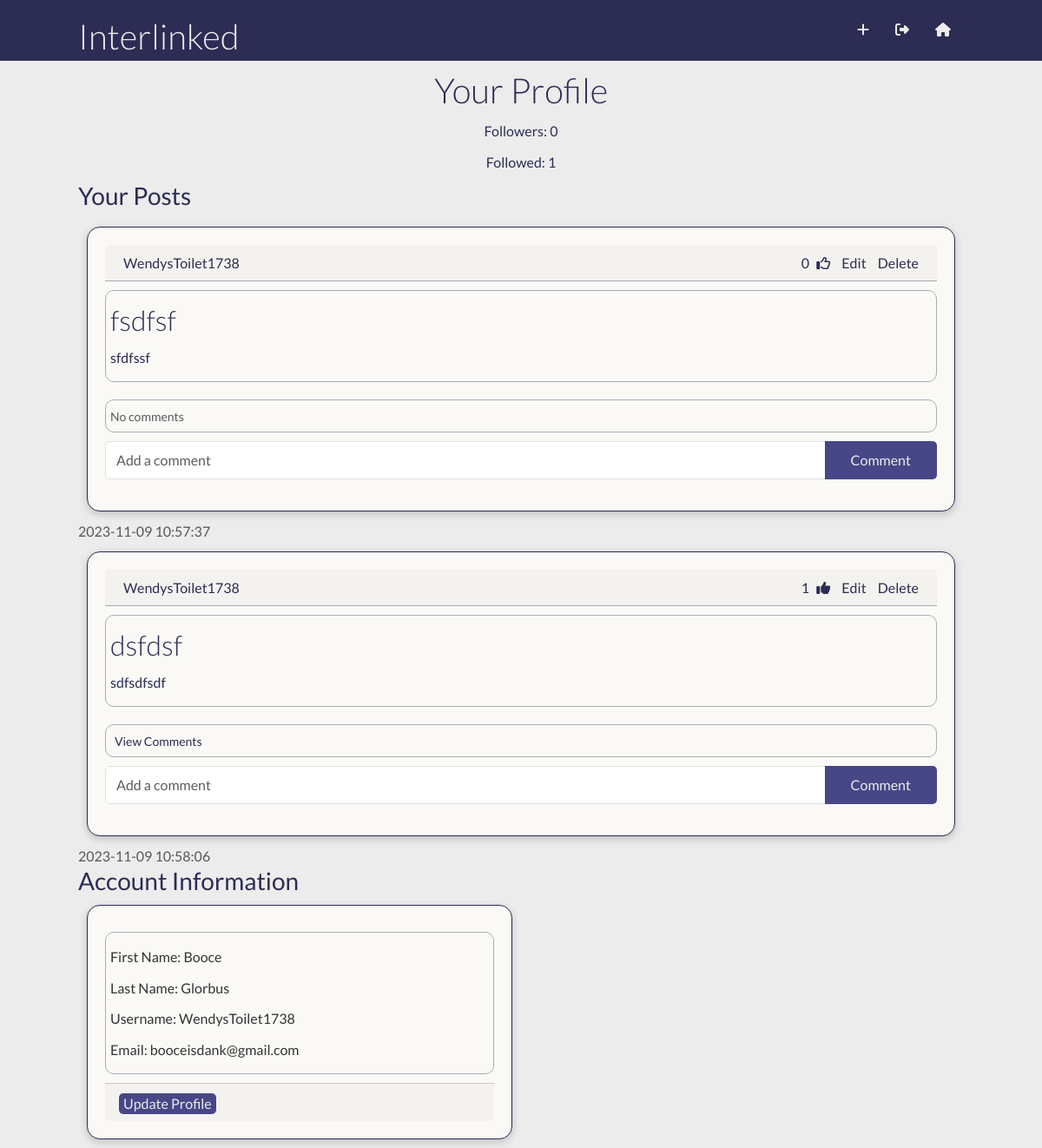
/view-profile/2 (signed in), run on the app's committed database.
### flask_app/models.py (models this page shows, shortened)
class Post(db.Model):
    id = db.Column(db.Integer, primary_key = True)
    title = db.Column(db.String(150), nullable = False)
    text = db.Column(db.Text, nullable = False)
    created_at = db.Column(db.DateTime(timezone = True), default = func.now())
    author = db.Column(db.Integer, db.ForeignKey('user.id', ondelete="CASCADE"), nullable = False)
    comments = db.relationship('Comment', backref = 'post', passive_deletes = True)
    likes = db.relationship('Likes', backref = 'post', passive_deletes = True)

class User(db.Model, UserMixin):
    id = db.Column(db.Integer, primary_key = True)
    first_name = db.Column(db.String(50))
    last_name = db.Column(db.String(50))
    username = db.Column(db.String(150), unique = True)
    email = db.Column(db.String(150), unique = True)
    password = db.Column(db.String(150))
    created_at = db.Column(db.DateTime(timezone = True), default = func.now())
    posts = db.relationship('Post', backref = 'user', passive_deletes = True)
    comments = db.relationship('Comment', backref = 'user', passive_deletes = True)
    likes = db.relationship('Likes', backref = 'user', passive_deletes = True)
    followed = db.relationship(
        'User', secondary=followers,
        primaryjoin=(followers.c.follower_id == id),
        secondaryjoin=(followers.c.followed_id == id),
        backref=db.backref('followers', lazy='dynamic'), lazy='dynamic')

### flask_app/views.py (the view)
@views.route('/view-profile/<int:id>')
@login_required
def view_profile(id):
    user = User.query.filter_by(id=id).first()
    posts  = current_user.posts
    if not user:
        flash('User does not exist', category='error')
    return render_template('view_profile.html', user = current_user, posts = posts)

### flask_app/__init__.py (called while the page is built)
def create_app():
    app = Flask(__name__)
    app.config['SECRET_KEY']= "rootroot"
    app.config['SQLALCHEMY_DATABASE_URI'] = f'sqlite:///{DB_NAME}'
    db.init_app(app)
    from .views import views
    from .auth import auth
    app.register_blueprint(views, url_prefix="/")
    app.register_blueprint(auth, url_prefix="/")
    from .models import User, Post, Comment, Likes, followers
    login_manager = LoginManager()
    login_manager.login_view = "auth.login"
    login_manager.init_app(app)
    @login_manager.user_loader
    def load_user(id):
        return User.query.get(int(id))
    with app.app_context():
        db.create_all()
    return app

### flask_app/templates/view_profile.html (shortened to what this page needs)
<!DOCTYPE html>
<html lang="en">
<head>
    <link href="https://cdn.jsdelivr.net/npm/bootstrap@5.3.2/dist/css/bootstrap.min.css" rel="stylesheet"/>
    <link rel="stylesheet" href="../static/css/utilities.css">
    <link rel="stylesheet" href="https://cdnjs.cloudflare.com/ajax/libs/font-awesome/6.4.2/css/all.min.css">
    <link rel="stylesheet" href="../static/css/style.css">
</head>
<body>
    <div class="navbar">
        <div class="container flex">
            <h1 class="logo">Interlinked</h1>
            <nav>
                <ul>
                    {% if user.is_authenticated %}
                    <li><a href="/process-post"><i class="fa-solid fa-plus"></i></a></li>
                    <li><a href="/logout"><i class="fa-solid fa-right-from-bracket"></i></a></li>
                    <li><a href="/home"><i class="fa-solid fa-house"></i></a></li>
                    {% endif %}
                </ul>
            </nav>
        </div>
    </div>
    <section class="home">
    <h1 align="center">Your Profile</h1>
    <p align="center">Followers: {{user.followers.count()}}</p>
    <p align="center">Followed: {{user.followed.count()}}</p>
    <div class="container flex">
            <div class="posts">
                {% if posts %}
                <h3>Your Posts</h3>
                {% for p in posts %}
                <div class="posts">
                    <div class="card home">
                        <div class="card-header">
                            <a href="/posts/{{p.user.username}}">{{p.user.username}}</a>
                            <div class="post-a">
                                {{p.likes|length}}
                                {% if user.id in p.likes|map(attribute="author")|list %}
                                <a href="/like-post/{{p.id}}"><i class="fa-solid fa-thumbs-up"></i>
                                    {% else %}
                                    <a href="/like-post/{{p.id}}"><i class="fa-regular fa-thumbs-up"></i></a>
                                    {% endif %}
                                    {% if user.id == p.author %}
                                    <a href="/update-post/{{p.id}}">Edit</a>
                                    <a href="/delete-post/{{p.id}}">Delete</a>
                                    {% endif %}
                                </div>
                            </div>
                            <div class="card-body">
                                <div class="card-text">
                                    <h2>{{p.title}}</h2>
                                    <p>{{p.text}}</p>
                                </div>
                            </div>
                        <p class="card-text">
                            {% if p.comments|length > 0 %}
                        <a data-bs-toggle="collapse" href="#comments-{{p.id}}" role="button">
                            <small>View Comments</small>
                        </a>
                        {% else %}
                        <small class="text-muted">No comments</small>
                        {% endif %}
                    </p>
                    <form class="input-group mb-3" method="POST" action="/create-comment/{{p.id}}">
                            <input type="text" id="text" name="text" class="form-control" placeholder="Add a comment" />
                            <br/>
                            <button type="submit" class="btn btn-primary">Comment</button>
                            </form>
                        </div>
                    </div>
                    <div class="card-footer text-muted">
                            {{p.created_at}}
                        </div>
                    {% endfor %}
                {% endif %}
                <div class="col-6">
                    <h3>Account Information</h3>
                    <div class="card account">
                        <div class="card-body">
                            <div class="card-text">
                                <p> First Name: {{user.first_name}}</p>
                                <p> Last Name: {{user.last_name}}</p>
                                <p>Username: {{user.username}}</p>
                                <p>Email: {{user.email}}</p>
                            </div>
                        </div>
                        <div class="card-footer">
                            <form method="post">
                                <a href="/update-user/{{user.id}}" class="btn btn-primary">Update Profile</a>
                            </form>
                        </div>
                    </div>
                </div>
        </div>
    </section>
</body>

### flask_app/static/css/utilities.css (style rules this page uses)
.container { max-width: 1100px; margin: 0 auto; overflow: auto; padding: 0 40px; }
.card { background-color: #fff; color:#333; border-radius: 10px; box-shadow: 0 3px 10px rgba(0,0,0,0.2); padding: 20px; margin: 10px; }
.btn { display: inline-block; padding: 10px 30px; cursor: pointer; background-color: var(--primary-color); color:#ECECEC; border: none; border-radius: 5px; }
.flex { display: flex; justify-content: center; align-items: center; height: 100%; }

### flask_app/static/css/style.css (style rules this page uses)
:root { --primary-color: #474787; }
* { box-sizing: border-box; padding: 0; margin: 0; }
body { font-family:'Lato', sans-serif; color: #ECECEC; line-height: 1.6; background-color: #ECECEC; }
ul { list-style-type: none; }
a { text-decoration: none; color: #ECECEC; }
h1, h2 { font-weight: 300; line-height: 1.2; margin: 10px 0; }
p { margin: 10px 0; }
.navbar { background-color: #2c2c54; color:#ECECEC; height: 70px; }
.navbar ul { display: flex; }
.navbar a { padding:10px; margin: 0 5px; }
.navbar .flex { justify-content: space-between; overflow: visible; }
.home { color: #2c2c54; }
.home .card { flex-direction:column; background-color: #FAF9F6; border: #2c2c54 solid 1px; border-radius: 15px; }
.card a { color: #2c2c54; padding: 0px 5px; }
.card-header { display: flex; justify-content: space-between; border-bottom: 1px solid #aaabb8; }
.card-body { padding:10px 0px ; }
.card-text { padding: 5px 5px; border: #aaabb8 1px solid; border-radius: 10px; }
.posts { margin: 0 auto; width: 100%; display: flex; flex-direction: column; }
.card-footer a { color: #ECECEC; }

### data on the page
Post: user.username "WendysToilet1738", likes|length "0", title "fsdfsf", text "sfdfssf", shows "No comments", created_at "2023-11-09 10:57:37"
Post: user.username "WendysToilet1738", likes|length "1", title "dsfdsf", text "sdfsdfsdf", created_at "2023-11-09 10:58:06"
User: first_name "Booce", last_name "Glorbus", username "WendysToilet1738", email "booceisdank@gmail.com"

### other printed values
{{ user.followers.count() }} "0"
{{ user.followed.count() }} "1"
